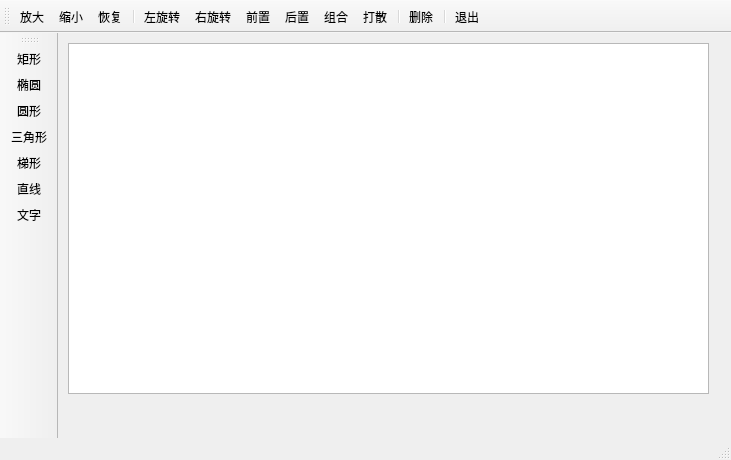
<?xml version="1.0" encoding="UTF-8"?>
<ui version="4.0">
 <class>MainWindow</class>
 <widget class="QMainWindow" name="MainWindow">
  <property name="geometry">
   <rect>
    <x>0</x>
    <y>0</y>
    <width>731</width>
    <height>460</height>
   </rect>
  </property>
  <property name="windowTitle">
   <string>Graphics  View绘图</string>
  </property>
  <widget class="QWidget" name="centralWidget">
   <widget class="QWGraphicsView" name="View">
    <property name="geometry">
     <rect>
      <x>10</x>
      <y>10</y>
      <width>641</width>
      <height>351</height>
     </rect>
    </property>
    <property name="renderHints">
     <set>QPainter::Antialiasing|QPainter::TextAntialiasing</set>
    </property>
    <property name="dragMode">
     <enum>QGraphicsView::RubberBandDrag</enum>
    </property>
   </widget>
  </widget>
  <widget class="QMenuBar" name="menuBar">
   <property name="geometry">
    <rect>
     <x>0</x>
     <y>0</y>
     <width>731</width>
     <height>23</height>
    </rect>
   </property>
  </widget>
  <widget class="QToolBar" name="mainToolBar">
   <property name="iconSize">
    <size>
     <width>16</width>
     <height>16</height>
    </size>
   </property>
   <property name="toolButtonStyle">
    <enum>Qt::ToolButtonTextUnderIcon</enum>
   </property>
   <attribute name="toolBarArea">
    <enum>TopToolBarArea</enum>
   </attribute>
   <attribute name="toolBarBreak">
    <bool>false</bool>
   </attribute>
   <addaction name="actZoomIn"/>
   <addaction name="actZoomOut"/>
   <addaction name="actRestore"/>
   <addaction name="separator"/>
   <addaction name="actRotateLeft"/>
   <addaction name="actRotateRight"/>
   <addaction name="actEdit_Front"/>
   <addaction name="actEdit_Back"/>
   <addaction name="actGroup"/>
   <addaction name="actGroupBreak"/>
   <addaction name="separator"/>
   <addaction name="actEdit_Delete"/>
   <addaction name="separator"/>
   <addaction name="actQuit"/>
  </widget>
  <widget class="QStatusBar" name="statusBar"/>
  <widget class="QToolBar" name="toolBar">
   <property name="windowTitle">
    <string>toolBar</string>
   </property>
   <property name="allowedAreas">
    <set>Qt::LeftToolBarArea</set>
   </property>
   <property name="iconSize">
    <size>
     <width>16</width>
     <height>16</height>
    </size>
   </property>
   <property name="toolButtonStyle">
    <enum>Qt::ToolButtonTextUnderIcon</enum>
   </property>
   <attribute name="toolBarArea">
    <enum>LeftToolBarArea</enum>
   </attribute>
   <attribute name="toolBarBreak">
    <bool>false</bool>
   </attribute>
   <addaction name="actItem_Rect"/>
   <addaction name="actItem_Ellipse"/>
   <addaction name="actItem_Circle"/>
   <addaction name="actItem_Triangle"/>
   <addaction name="actItem_Polygon"/>
   <addaction name="actItem_Line"/>
   <addaction name="actItem_Text"/>
  </widget>
  <action name="actItem_Rect">
   <property name="icon">
    <iconset resource="res.qrc">
     <normaloff>:/images/images/RECTANGL.BMP</normaloff>:/images/images/RECTANGL.BMP</iconset>
   </property>
   <property name="text">
    <string>矩形</string>
   </property>
   <property name="toolTip">
    <string>添加矩形</string>
   </property>
  </action>
  <action name="actItem_Ellipse">
   <property name="icon">
    <iconset resource="res.qrc">
     <normaloff>:/images/images/ELLIPSE.BMP</normaloff>:/images/images/ELLIPSE.BMP</iconset>
   </property>
   <property name="text">
    <string>椭圆</string>
   </property>
   <property name="toolTip">
    <string>添加椭圆型</string>
   </property>
  </action>
  <action name="actItem_Line">
   <property name="icon">
    <iconset resource="res.qrc">
     <normaloff>:/images/images/LINE.BMP</normaloff>:/images/images/LINE.BMP</iconset>
   </property>
   <property name="text">
    <string>直线</string>
   </property>
   <property name="toolTip">
    <string>添加直线</string>
   </property>
  </action>
  <action name="actEdit_Delete">
   <property name="icon">
    <iconset resource="res.qrc">
     <normaloff>:/images/images/108.bmp</normaloff>:/images/images/108.bmp</iconset>
   </property>
   <property name="text">
    <string>删除</string>
   </property>
   <property name="toolTip">
    <string>删除选中的图元</string>
   </property>
  </action>
  <action name="actQuit">
   <property name="icon">
    <iconset resource="res.qrc">
     <normaloff>:/images/images/132.bmp</normaloff>:/images/images/132.bmp</iconset>
   </property>
   <property name="text">
    <string>退出</string>
   </property>
   <property name="toolTip">
    <string>退出本系统</string>
   </property>
  </action>
  <action name="actItem_Pixmap">
   <property name="icon">
    <iconset resource="res.qrc">
     <normaloff>:/images/images/824.bmp</normaloff>:/images/images/824.bmp</iconset>
   </property>
   <property name="text">
    <string>图片</string>
   </property>
   <property name="toolTip">
    <string>添加图片</string>
   </property>
  </action>
  <action name="actItem_Text">
   <property name="icon">
    <iconset resource="res.qrc">
     <normaloff>:/images/images/800.bmp</normaloff>:/images/images/800.bmp</iconset>
   </property>
   <property name="text">
    <string>文字</string>
   </property>
   <property name="toolTip">
    <string>添加文字</string>
   </property>
  </action>
  <action name="actEdit_Front">
   <property name="icon">
    <iconset resource="res.qrc">
     <normaloff>:/images/images/528.bmp</normaloff>:/images/images/528.bmp</iconset>
   </property>
   <property name="text">
    <string>前置</string>
   </property>
   <property name="toolTip">
    <string>居于最前面</string>
   </property>
  </action>
  <action name="actEdit_Back">
   <property name="icon">
    <iconset resource="res.qrc">
     <normaloff>:/images/images/526.bmp</normaloff>:/images/images/526.bmp</iconset>
   </property>
   <property name="text">
    <string>后置</string>
   </property>
   <property name="toolTip">
    <string>居于最后面</string>
   </property>
  </action>
  <action name="actItem_Polygon">
   <property name="icon">
    <iconset resource="res.qrc">
     <normaloff>:/images/images/FREEFORM.BMP</normaloff>:/images/images/FREEFORM.BMP</iconset>
   </property>
   <property name="text">
    <string>梯形</string>
   </property>
   <property name="toolTip">
    <string>添加梯形</string>
   </property>
  </action>
  <action name="actZoomIn">
   <property name="icon">
    <iconset resource="res.qrc">
     <normaloff>:/images/images/zoomin.png</normaloff>:/images/images/zoomin.png</iconset>
   </property>
   <property name="text">
    <string>放大</string>
   </property>
   <property name="toolTip">
    <string>放大</string>
   </property>
  </action>
  <action name="actZoomOut">
   <property name="icon">
    <iconset resource="res.qrc">
     <normaloff>:/images/images/zoomout.png</normaloff>:/images/images/zoomout.png</iconset>
   </property>
   <property name="text">
    <string>缩小</string>
   </property>
   <property name="toolTip">
    <string>缩小</string>
   </property>
  </action>
  <action name="actRotateLeft">
   <property name="icon">
    <iconset resource="res.qrc">
     <normaloff>:/images/images/rotateleft.png</normaloff>:/images/images/rotateleft.png</iconset>
   </property>
   <property name="text">
    <string>左旋转</string>
   </property>
   <property name="toolTip">
    <string>左旋转</string>
   </property>
  </action>
  <action name="actRotateRight">
   <property name="icon">
    <iconset resource="res.qrc">
     <normaloff>:/images/images/rotateright.png</normaloff>:/images/images/rotateright.png</iconset>
   </property>
   <property name="text">
    <string>右旋转</string>
   </property>
   <property name="toolTip">
    <string>右旋转</string>
   </property>
  </action>
  <action name="actRestore">
   <property name="icon">
    <iconset resource="res.qrc">
     <normaloff>:/images/images/420.bmp</normaloff>:/images/images/420.bmp</iconset>
   </property>
   <property name="text">
    <string>恢复</string>
   </property>
   <property name="toolTip">
    <string>恢复大小</string>
   </property>
  </action>
  <action name="actGroup">
   <property name="icon">
    <iconset resource="res.qrc">
     <normaloff>:/images/images/UNGROUP.BMP</normaloff>:/images/images/UNGROUP.BMP</iconset>
   </property>
   <property name="text">
    <string>组合</string>
   </property>
   <property name="toolTip">
    <string>组合</string>
   </property>
  </action>
  <action name="actGroupBreak">
   <property name="icon">
    <iconset resource="res.qrc">
     <normaloff>:/images/images/128.bmp</normaloff>:/images/images/128.bmp</iconset>
   </property>
   <property name="text">
    <string>打散</string>
   </property>
   <property name="toolTip">
    <string>取消组合</string>
   </property>
  </action>
  <action name="actItem_Circle">
   <property name="icon">
    <iconset resource="res.qrc">
     <normaloff>:/images/images/08.JPG</normaloff>:/images/images/08.JPG</iconset>
   </property>
   <property name="text">
    <string>圆形</string>
   </property>
   <property name="toolTip">
    <string>圆形</string>
   </property>
  </action>
  <action name="actItem_Triangle">
   <property name="icon">
    <iconset resource="res.qrc">
     <normaloff>:/images/images/Icon1242.ico</normaloff>:/images/images/Icon1242.ico</iconset>
   </property>
   <property name="text">
    <string>三角形</string>
   </property>
   <property name="toolTip">
    <string>三角形</string>
   </property>
  </action>
 </widget>
 <layoutdefault spacing="6" margin="11"/>
 <customwidgets>
  <customwidget>
   <class>QWGraphicsView</class>
   <extends>QGraphicsView</extends>
   <header location="global">qwgraphicsview.h</header>
  </customwidget>
 </customwidgets>
 <resources>
  <include location="res.qrc"/>
 </resources>
 <connections>
  <connection>
   <sender>actQuit</sender>
   <signal>triggered()</signal>
   <receiver>MainWindow</receiver>
   <slot>close()</slot>
   <hints>
    <hint type="sourcelabel">
     <x>-1</x>
     <y>-1</y>
    </hint>
    <hint type="destinationlabel">
     <x>302</x>
     <y>153</y>
    </hint>
   </hints>
  </connection>
 </connections>
</ui>
